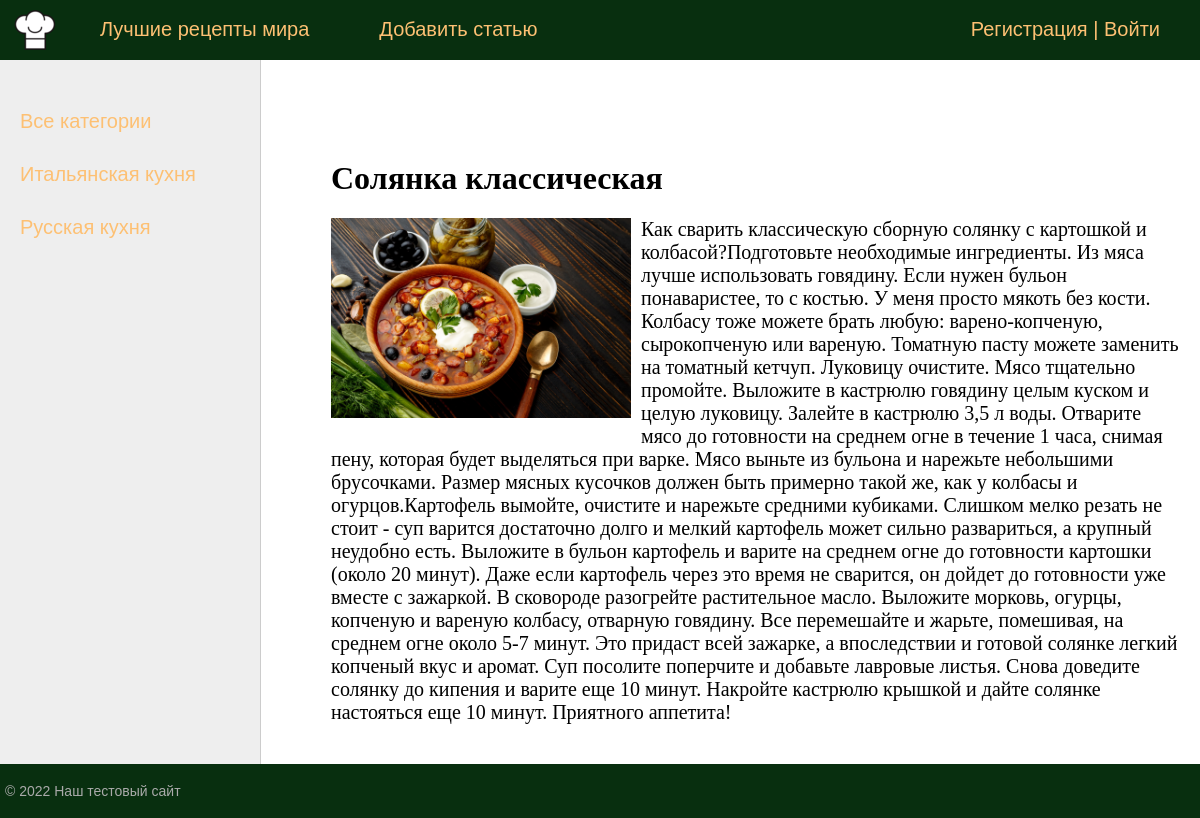
Screenshot of /post/solyanka-klassicheskaya with the database file from the repository.
### blog/models.py (models this page shows, shortened)
class Category(models.Model):
    name = models.CharField(max_length=100, db_index=True, verbose_name='Наименование')
    slug = models.SlugField(max_length=255, unique=True, db_index=True, verbose_name="URL")
    def get_absolute_url(self):
        return reverse('category', kwargs={'cat_slug': self.slug})
    class Meta:
        verbose_name = 'Категория'
        verbose_name_plural = 'Категории'
        ordering = ['id']

class Post(models.Model):
    title = models.CharField(max_length=255, verbose_name='Заголовок')
    slug = models.SlugField(max_length=255, unique=True, db_index=True, verbose_name="URL")
    content = models.TextField(blank=True, verbose_name='Содержание')
    photo = models.ImageField(upload_to="photos/%Y/%m/%d/", verbose_name='Фото')
    time_create = models.DateTimeField(auto_now_add=True, verbose_name='Дата создания')
    time_update = models.DateTimeField(auto_now=True, verbose_name='Дата обновления')
    is_published = models.BooleanField(default=True, verbose_name='Статус публикации')
    cat = models.ForeignKey('Category', on_delete=models.PROTECT, verbose_name='Категория')
    def __str__(self):
        return self.title
    class Meta:
        verbose_name = 'Пост'
        verbose_name_plural = 'Посты'
        ordering = ['time_create', 'title']

### blog/views.py (the view)
# urls.py: path('post/<slug:post_slug>', ShowPost.as_view(), name='post'),
class ShowPost(DataMixin, DetailView):
    model = Post
    template_name = "blog/post.html"
    slug_url_kwarg = "post_slug"
    context_object_name = "post"
    def get_context_data(self, *, object_list=None, **kwargs):
        context = super().get_context_data(**kwargs)
        context['menu'] = menu
        context['title'] = context['post']
        return context

### blog/templatetags/blog_tags.py (called while the page is built)
@register.inclusion_tag('blog/list_categories.html')
def get_categories(sort=None, cat_selected=0):
    if not sort:
        cats = Category.objects.all()
    else:
          cats = Category.objects.order_by(sort)
    return {'cats': cats, 'cat_selected': cat_selected}

### blog/templates/blog/post.html
{% extends 'blog/base.html' %}
{% block content %}
<h1>{{post.title}}</h1>
{% if post.photo %}
<p><img class="img-article-left" src="{{post.photo.url}}"></p>
{% endif %}
{{post.content|linebreaks}}
{% endblock %}

### blog/templates/blog/list_categories.html
{% for c in cats %}
    {% if c.pk == cat_selected %}
        <li class="selcted">{{c.name}}</li>
    {% else %}
        <li><a href="{{c.get_absolute_url}}">{{c.name}}</a></li>
    {% endif %}
{% endfor %}

### blog/static/blog/css/styles.css (style rules this page uses)
html, body { font-family: 'Arial'; margin: 0; padding: 0; height: 100%; width: 100%; color: #444; }
a { color: #0059b2; text-decoration: none; }
img { max-width: 600px; height: auto; }
img.img-article-left { max-width: 300px; height: auto; float: left; padding: 0 10px 10px 0; }
.left-chapters ul li { margin: 30px 0 0 0; color: #999; }
.left-chapters ul li a { color: #fdc073; text-decoration: none; }
.content-text h1 { font-size: 32px; }

### rows the page displays
Category: name "Итальянская кухня"
Category: name "Русская кухня"
Post: title "Солянка классическая", photo (picture), content "Как сварить классическую сборную солянку с картошкой и колбасой?Подготовьте необходимые ингредиенты. Из мяса лучше использовать говядину. Если нужен бульон понаваристее, то с костью. У меня просто мякоть без кости. Колбасу тоже можете брать любую: варено-копченую, сырокопченую или вареную. Томатную пасту можете заменить на томатный кетчуп. Луковицу очистите. Мясо тщательно промойте. Выложите в кастрюлю говядину целым куском и целую луковицу. Залейте в кастрюлю 3,5 л воды. Отварите мясо до готовности на среднем огне в течение 1 часа, снимая пену, которая будет выделяться при варке. Мясо выньте из бульона и нарежьте небольшими брусочками. Размер мясных кусочков должен быть примерно такой же,…"

### other values shown
{{ m.title }} "Лучшие рецепты мира" "Добавить статью"
